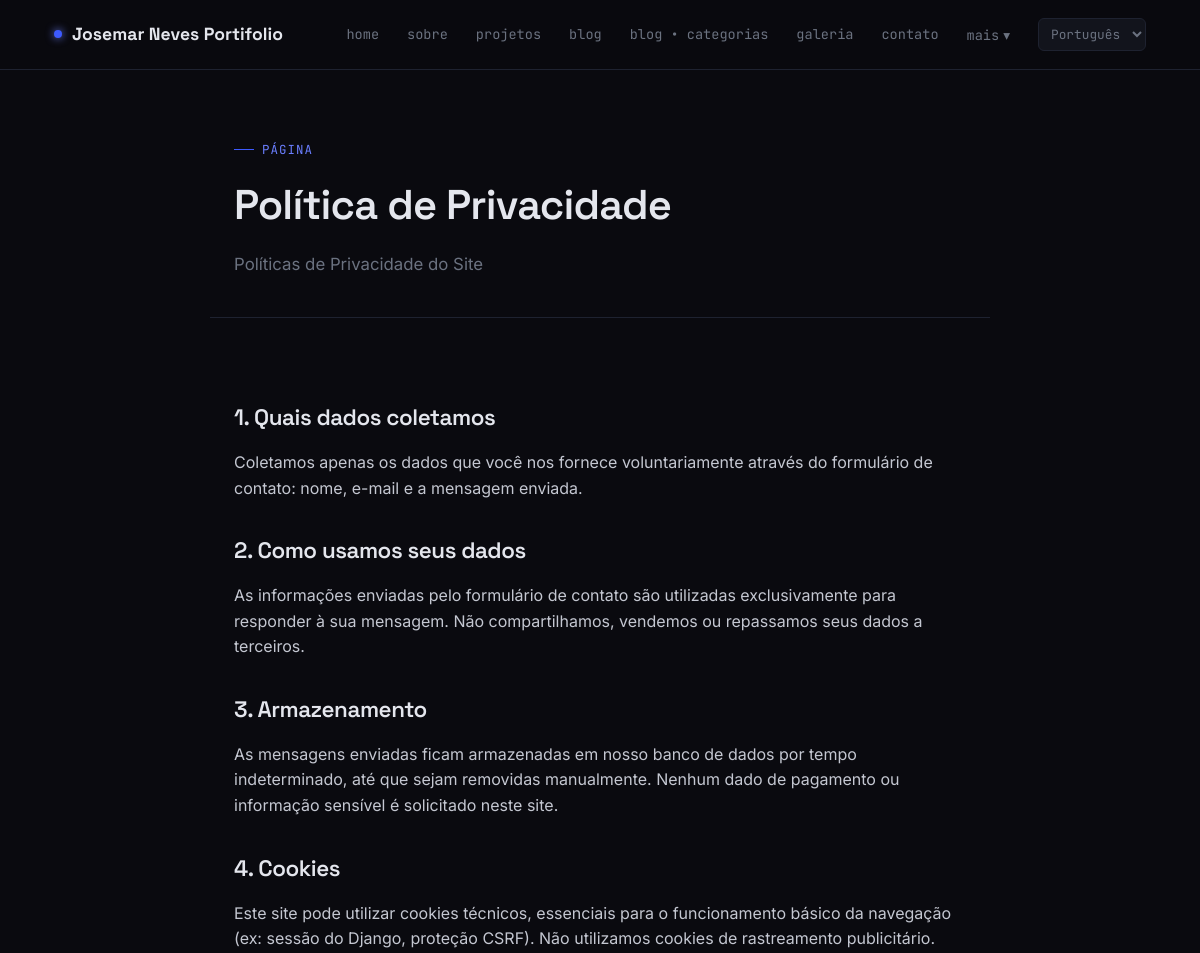
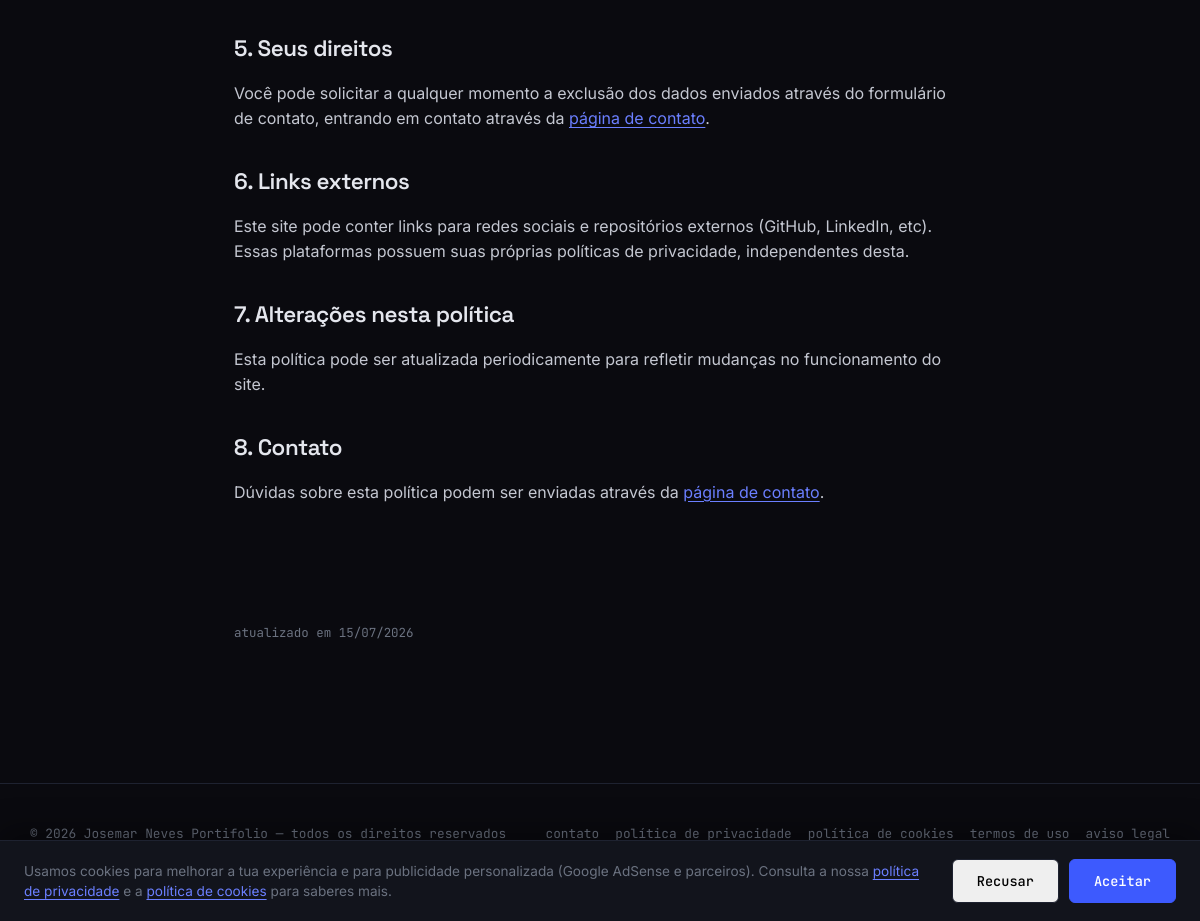
/politica-de-privacidade/, run on the app's committed database (2 pictures, top to bottom).
### portifolio/models.py (models this page shows, shortened)
class SiteConfig(models.Model):
    nome_site = models.CharField(max_length=150)
    logo = models.ImageField(
        upload_to="site/logo/",
        blank=True,
        null=True,
        validators=[validar_extensao_imagem]
    )
    foto_perfil = models.ImageField(
        upload_to="site/perfil/",
        blank=True,
        null=True,
        validators=[validar_extensao_imagem]
    )
    descricao_curta = models.TextField(blank=True)
    email_contato = models.EmailField(blank=True)
    linkedin = models.URLField(blank=True)
    github = models.URLField(blank=True)
    instagram = models.URLField(blank=True)
    youtube = models.URLField(blank=True)
    twitter = models.URLField(blank=True)
    tiktok = models.URLField(blank=True)
    criado_em = models.DateTimeField(auto_now_add=True)
    atualizado_em = models.DateTimeField(auto_now=True)
    class Meta:
        verbose_name = "Configuração do Site"
        verbose_name_plural = "Configurações do Site"

class Pagina(models.Model):
    titulo = models.CharField(max_length=200)
    slug = models.SlugField(unique=True, blank=True)
    subtitulo = models.CharField(
        max_length=300,
        blank=True
    )
    conteudo_html = models.TextField(
        help_text="Aceita HTML personalizado"
    )
    imagem = models.ImageField(
        upload_to="paginas/",
        blank=True,
        null=True,
        validators=[validar_extensao_imagem]
    )
    publicado = models.BooleanField(default=True)
    criado_em = models.DateTimeField(auto_now_add=True)
    atualizado_em = models.DateTimeField(auto_now=True)
    class Meta:
        verbose_name = "Página"
        verbose_name_plural = "Páginas"

### portifolio/views.py (the view)
# urls.py: path("politica-de-privacidade/", views.PoliticaPrivacidadeView.as_view(), name="politica_privacidade"),
class PoliticaPrivacidadeView(SiteConfigMixin, DetailView):
    model = Pagina
    template_name = "pagina.html"
    context_object_name = "pagina"
    def get_object(self, queryset=None):
        return get_object_or_404(
            Pagina,
            slug="politica-de-privacidade",
            publicado=True
        )

### portifolio/templatetags/portfolio_extras.py (called while the page is built)
@register.simple_tag(takes_context=True)
def hreflang_urls(context):
    request = context.get("request")
    match = getattr(request, "resolver_match", None)
    resultado = []
    if not request or not match or not match.url_name:
        return resultado
    dominio = f"{request.scheme}://{request.get_host()}"
    for lang_code, lang_name in settings.LANGUAGES:
        try:
            with override(lang_code):
                caminho = reverse(match.url_name, kwargs=match.kwargs)
        except NoReverseMatch:
            continue
        resultado.append((lang_code, lang_name, f"{dominio}{caminho}"))
    return resultado

### portifolio/views.py (called while the page is built)
    def get_context_data(self, **kwargs):
        context = super().get_context_data(**kwargs)
        context["site"] = SiteConfig.objects.first()
        return context

### templates/pagina.html (shortened to what this page needs)
{% extends "base.html" %}
{% load i18n %}
{% block content %}
<div class="pagina-header">
  <p class="eyebrow">{% trans "página" %}</p>
  <h1>{{ pagina.titulo }}</h1>
  {% if pagina.subtitulo %}
  <p class="subtitulo">{{ pagina.subtitulo }}</p>
  {% endif %}
</div>
<div class="pagina-body">
  {{ pagina.conteudo_html|safe }}
</div>
<div class="pagina-meta">
  {% trans "atualizado em" %} {{ pagina.atualizado_em|date:"d/m/Y" }}
</div>
{% endblock %}

### templates/base.html (shortened to what this page needs)
{% load i18n portfolio_extras %}
{% get_current_language as LANGUAGE_CODE %}
<!DOCTYPE html>
<html lang="{{ LANGUAGE_CODE }}">
<head>
{% hreflang_urls as hreflang_links %}
</head>
<body>
<div id="cookie-banner" class="cookie-banner">
  <p class="cookie-banner-text">
    {% trans "Usamos cookies para melhorar a tua experiência e para publicidade personalizada (Google AdSense e parceiros)." %}
    {% trans "Consulta a nossa" %}
    <a href="{% url 'politica_privacidade' %}">{% trans "política de privacidade" %}</a>
    {% trans "e a" %}
    <a href="{% url 'cookies' %}">{% trans "política de cookies" %}</a>
    {% trans "para saberes mais." %}
  </p>
  <div class="cookie-banner-actions">
    <button id="cookie-reject" class="btn btn-ghost">{% trans "Recusar" %}</button>
    <button id="cookie-accept" class="btn btn-primary">{% trans "Aceitar" %}</button>
  </div>
</div>
<header class="site-header">
  <nav class="nav">
    <a href="{% url 'home' %}" class="nav-brand">
      {% if site.logo %}
        <img class="nav-logo" src="{{ site.logo.url }}" alt="{{ site.nome_site }}">
      {% else %}
        <span class="dot"></span>
      {% endif %}
      {{ site.nome_site }}
    </a>
    <ul class="nav-links" id="nav-links">
      <li><a href="{% url 'home' %}">{% trans "home" %}</a></li>
      <li><a href="{% url 'sobre' %}">{% trans "sobre" %}</a></li>
      <li><a href="{% url 'projetos' %}">{% trans "projetos" %}</a></li>
      <li><a href="{% url 'blog' %}">{% trans "blog" %}</a></li>
      <li><a href="{% url 'categorias' %}">{% trans "blog" %} • {% trans "categorias" %}</a></li>
      <li><a href="{% url 'galeria' %}">{% trans "galeria" %}</a></li>
      <li><a href="{% url 'contato' %}">{% trans "contato" %}</a></li>
      <li class="nav-more" id="nav-more">
        <button class="nav-more-toggle" id="nav-more-toggle" aria-haspopup="true" aria-expanded="false">
          {% trans "mais" %} <span aria-hidden="true">▾</span>
        </button>
      </li>
      {% if hreflang_links %}
      <li class="lang-switch">
        <select aria-label="{% trans 'Idioma' %}" onchange="if (this.value) window.location.href = this.value;">
          {% for lang_code, lang_name, url in hreflang_links %}
            <option value="{{ url }}" {% if lang_code == LANGUAGE_CODE %}selected{% endif %}>{{ lang_name }}</option>
          {% endfor %}
        </select>
      </li>
      {% endif %}
    </ul>
  </nav>
</header>
<main>
  {% block content %}{% endblock %}
</main>
<footer class="site-footer">
  <div class="footer-inner">
    <p>&copy; {% now "Y" %} {{ site.nome_site }} — {% trans "todos os direitos reservados" %}</p>
    <div class="footer-links">
      <a href="{% url 'contato' %}">{% trans "contato" %}</a>
      <a href="{% url 'politica_privacidade' %}">{% trans "política de privacidade" %}</a>
      <a href="{% url 'cookies' %}">{% trans "política de cookies" %}</a>
      <a href="{% url 'termos_uso' %}">{% trans "termos de uso" %}</a>
      <a href="{% url 'aviso_legal' %}">{% trans "aviso legal" %}</a>
    </div>
    <div class="social-links">
      {% if site.tiktok %}<a href="{{ site.tiktok }}" target="_blank" rel="noopener">tiktok</a>{% endif %}
    </div>
  </div>
</footer>
</body>
</html>

### templates/base.html (style rules this page uses)
:root { --bg: #0a0a0f; --surface: #12141c; --surface-2: #191c26; --border: #1e2230; --blue-deep: #1a2a5e; --blue-elec: #3d5afe; --blue-glow: #6b7fff; --text: #e4e6ed; --text-muted: #6b7280; --font-display: 'Space Grotesk', sans-serif; --font-body: 'Inter', sans-serif; --font-mono: 'JetBrains Mono', monospace; }
* { margin: 0; padding: 0; box-sizing: border-box; }
html { scroll-behavior: smooth; }
body { background: var(--bg); color: var(--text); font-family: var(--font-body); line-height: 1.6; overflow-x: hidden; }
a { color: inherit; text-decoration: none; }
h1, h2, h3, h4 { font-family: var(--font-display); font-weight: 600; letter-spacing: -0.02em; }
.footer-links { display: flex; gap: 16px; flex-wrap: wrap; }
.footer-links a { color: var(--text-muted); font-family: var(--font-mono); font-size: 0.8rem; transition: color 0.2s ease; }
.site-header { position: sticky; top: 0; z-index: 100; background: rgba(10, 10, 15, 0.85); backdrop-filter: blur(10px); border-bottom: 1px solid var(--border); }
.nav { display: flex; align-items: center; justify-content: space-between; padding: 18px 24px; max-width: 1140px; margin: 0 auto; position: relative; }
.nav-brand { display: flex; align-items: center; gap: 10px; font-family: var(--font-display); font-weight: 700; font-size: 1.1rem; }
.nav-brand .dot { width: 8px; height: 8px; border-radius: 50%; background: var(--blue-elec); box-shadow: 0 0 8px var(--blue-glow); animation: pulse 2.4s ease-in-out infinite; }
.nav-links { display: flex; gap: 28px; list-style: none; font-family: var(--font-mono); font-size: 0.85rem; align-items: center; }
.nav-links a { color: var(--text-muted); transition: color 0.2s ease; position: relative; }
.nav-links a::after { content: ''; position: absolute; bottom: -4px; left: 0; width: 0; height: 1px; background: var(--blue-elec); transition: width 0.25s ease; }
.nav-more { position: relative; }
.nav-more-toggle { background: none; border: none; color: var(--text-muted); font-family: var(--font-mono); font-size: 0.85rem; cursor: pointer; display: flex; align-items: center; gap: 4px; padding: 0; transition: color 0.2s ease; }
.lang-switch select { background: var(--surface); color: var(--text-muted); border: 1px solid var(--border); border-radius: 6px; padding: 6px 8px; font-family: var(--font-mono); font-size: 0.8rem; cursor: pointer; }
.site-footer { border-top: 1px solid var(--border); margin-top: 100px; padding: 40px 24px; }
.footer-inner { max-width: 1140px; margin: 0 auto; display: flex; justify-content: space-between; align-items: center; flex-wrap: wrap; gap: 16px; }
.footer-inner p { color: var(--text-muted); font-family: var(--font-mono); font-size: 0.8rem; }
.social-links { display: flex; gap: 16px; }
.social-links a { color: var(--text-muted); font-family: var(--font-mono); font-size: 0.8rem; transition: color 0.2s ease; }
.btn { display: inline-flex; align-items: center; gap: 8px; padding: 12px 24px; border-radius: 6px; font-family: var(--font-mono); font-size: 0.85rem; font-weight: 500; border: 1px solid var(--border); transition: all 0.25s ease; }
.btn-primary { background: var(--blue-elec); color: #fff; border-color: var(--blue-elec); }
.btn-ghost { color: var(--text); }
.eyebrow { font-family: var(--font-mono); font-size: 0.78rem; color: var(--blue-glow); letter-spacing: 0.08em; text-transform: uppercase; display: flex; align-items: center; gap: 8px; margin-bottom: 12px; }
.eyebrow::before { content: ''; width: 20px; height: 1px; background: var(--blue-elec); }
#cookie-reject { color: #000; border-color: var(--border); }
.cookie-banner { position: fixed; left: 0; right: 0; bottom: 0; z-index: 200; display: none; align-items: center; justify-content: space-between; gap: 20px; flex-wrap: wrap; background: var(--surface); border-top: 1px solid var(--border); padding: 18px 24px; box-shadow: 0 -10px 30px rgba(0, 0, 0, 0.35); }
.cookie-banner.is-visible { display: flex; }
.cookie-banner-text { flex: 1; min-width: 240px; color: var(--text-muted); font-size: 0.85rem; line-height: 1.5; }
.cookie-banner-text a { color: var(--blue-glow); text-decoration: underline; text-underline-offset: 3px; }
.cookie-banner-actions { flex-shrink: 0; display: flex; gap: 10px; }

### data on the page
SiteConfig: nome_site "Josemar Neves Portifolio"
Pagina: titulo "Política de Privacidade", subtitulo "Políticas de Privacidade do Site", conteudo_html "1. Quais dados coletamos Coletamos apenas os dados que você nos fornece voluntariamente através do formulário de contato: nome, e-mail e a mensagem enviada. 2. Como usamos seus dados As informações enviadas pelo formulário de contato são utilizadas exclusivamente para responder à sua mensagem. Não compartilhamos, vendemos ou repassamos seus dados a terceiros. 3. Armazenamento As mensagens enviadas ficam armazenadas em nosso banco de dados por tempo indeterminado, até que sejam removidas manualmente. Nenhum dado de pagamento ou informação sensível é solicitado neste site. 4. Cookies Este site pode utilizar cookies técnicos, essenciais para o funcionamento básico da navegação (ex: sessão do…", atualizado_em "15/07/2026"

### other printed values
form field value "Português"
